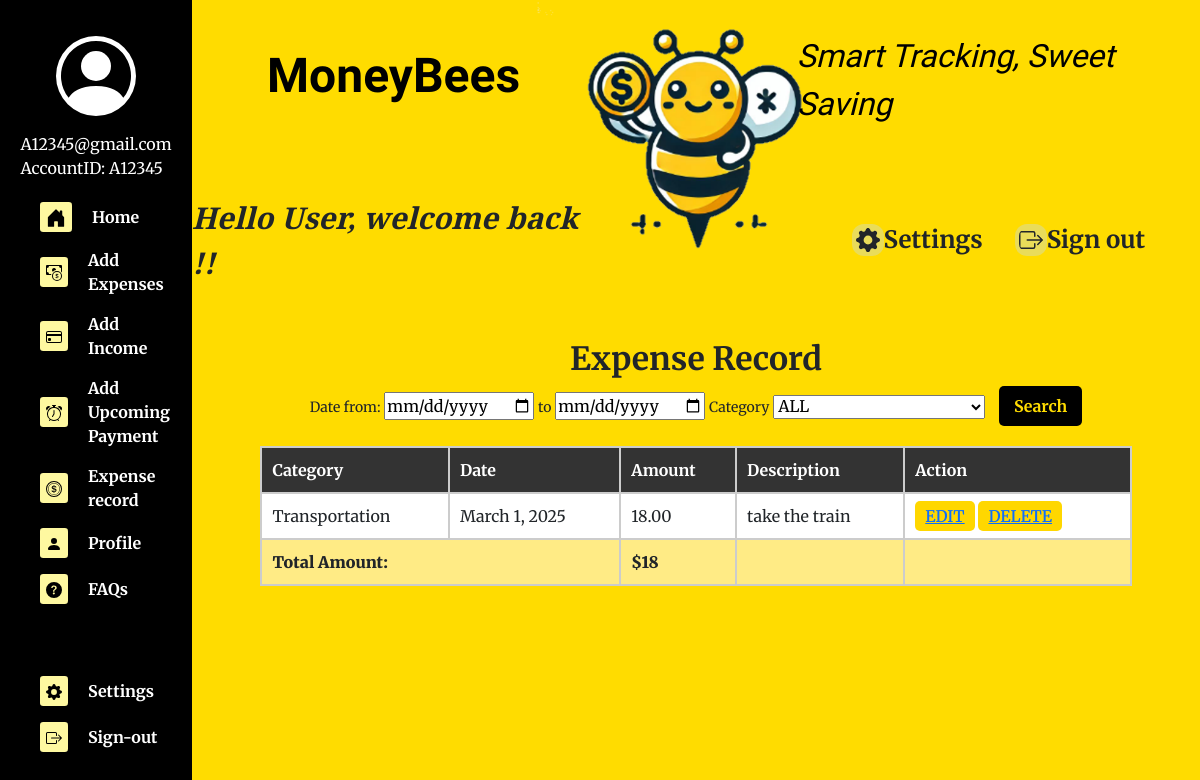
The page /finance/expense-record/ on the database as committed earlier.
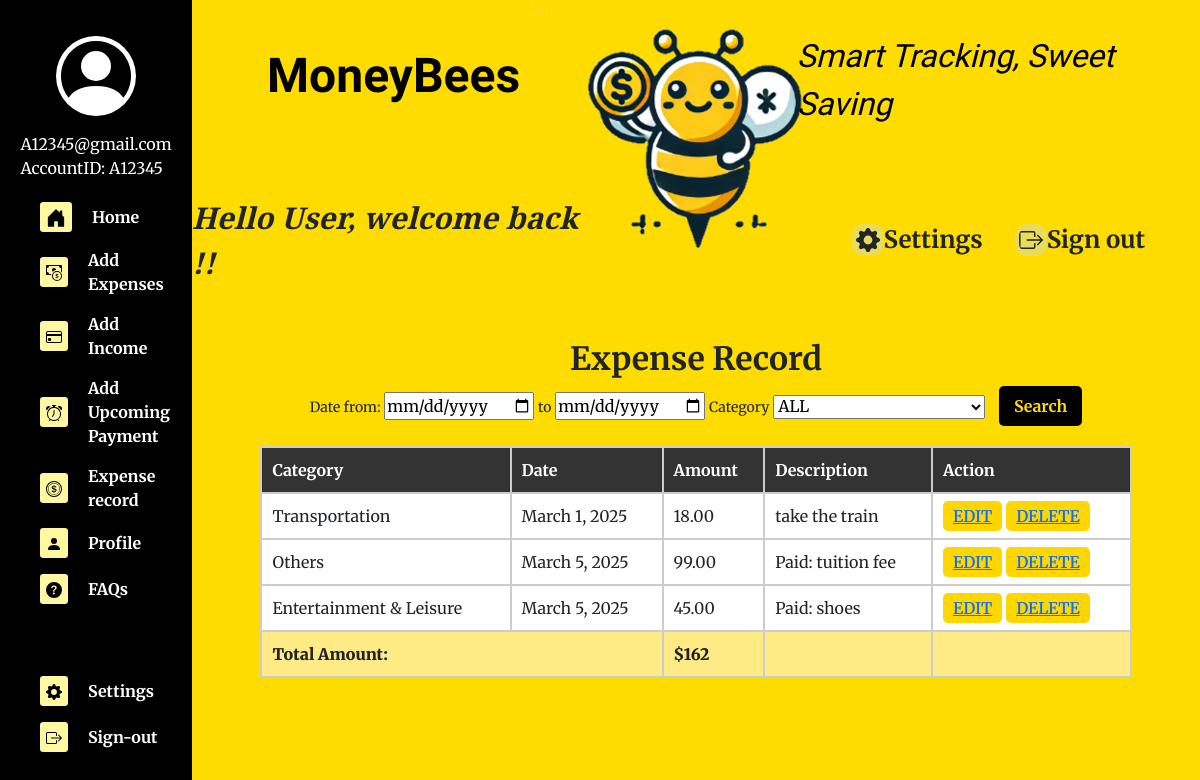
The same page on the database as committed later.
### finance/models.py (models this page shows, shortened)
class Expense(models.Model):
    id = models.AutoField(primary_key=True)
    user = models.ForeignKey(User, on_delete=models.CASCADE)
    category = models.ForeignKey(ExpenseCategory, on_delete=models.CASCADE)
    amount = models.DecimalField(max_digits=10, decimal_places=2, default=0.00)
    date = models.DateField()
    description = models.CharField(max_length=255, null=True, blank=True)
    class Meta:
        verbose_name_plural = "expense"

class ExpenseCategory(models.Model):
    id = models.AutoField(primary_key=True)
    name = models.CharField(max_length=128)
    class Meta:
        verbose_name_plural = "expense_category"
    def __str__(self):
        return self.name

### finance/views.py (the view)
# urls.py: path('expense-record/', expense_record_view, name='expense_record'),
def expense_record_view(request):
    categories = ExpenseCategory.objects.all()
    expenses = Expense.objects.all()
    start_date = request.GET.get('start_date')
    end_date = request.GET.get('end_date')
    category = request.GET.get('category')
    try:
        if start_date:
            start_date = datetime.strptime(start_date, "%Y-%m-%d").date()
        if end_date:
            end_date = datetime.strptime(end_date, "%Y-%m-%d").date()
    except ValueError:
        start_date, end_date = None, None
    if start_date and end_date:
        expenses = expenses.filter(date__range=[start_date, end_date])
    elif start_date:
        expenses = expenses.filter(date__gte=start_date)
    elif end_date:
        expenses = expenses.filter(date__lte=end_date)
    if category and category != "ALL":
        expenses = expenses.filter(category__name=category)
    total_amount = expenses.aggregate(Sum('amount'))['amount__sum'] or 0
    return render(request, 'finance/expenseRecord.html', {
        'categories': categories,
        'expenses': expenses,
        'total_amount': total_amount,
        "show_topbar": True
    })

### templates/finance/expenseRecord.html (shortened to what this page needs)
{% extends "finance/sidebar.html" %}
{% block style %}
{% load static %}
<link rel="stylesheet" href="{% static 'css/expenseRecord.css' %}">
{{ block.super }}
{% endblock %}
{% block main %}
<div>
    <main>
        <div class="expense-container">
            <h2>Expense Record</h2>
            <div class="date-filter">
                <label for="start_date">Date from:</label>
                <input type="date" id="start_date" name="start_date">
                <label for="end_date">to</label>
                <input type="date" id="end_date" name="end_date">
                <label for="category">Category</label>
                <select id="category" name="category">
                    <option value="ALL">ALL</option>
                </select>
                <button id="search-btn" class="search-btn">Search</button>
            </div>
            <table class="expense-table">
                <thead>
                    <tr>
                        <th>Category</th>
                        <th>Date</th>
                        <th>Amount</th>
                        <th>Description</th>
                        <th>Action</th>
                    </tr>
                </thead>
                <tbody>
                    {% for expense in expenses %}
                    <tr>
                        <td>{{ expense.category }}</td>
                        <td>{{ expense.date }}</td>
                        <td>{{ expense.amount }}</td>
                        <td>{{ expense.description }}</td>
                        <td>
                            <a href="{% url 'finance:edit_expense' expense.id %}" class="edit-btn">EDIT</a>
                            <a href="{% url 'finance:delete_expense' expense.id %}" class="delete-btn">DELETE</a>
                        </td>
                    </tr>
                    {% endfor %}
                </tbody>
                <tfoot>
                    <tr>
                        <td colspan="2"><strong>Total Amount:</strong></td>
                        <td><strong>${{ total_amount }}</strong></td>
                        <td></td>
                        <td></td>
                    </tr>
                </tfoot>
            </table>
        </div>
    </main>
</div>
{% endblock %}

### templates/finance/sidebar.html (shortened to what this page needs)
{% extends "base.html" %}
{% block style %}
  {% load static %}
  <link rel="stylesheet" href="{% static 'css/sidebar.css' %}">
{% endblock %}
{% block content %}
<div class="display" >
    <nav class="sidebar" >
        <div class="sidebar-profile">
            <svg  width="80" height="80" fill="currentColor" viewBox="0 0 16 16" style="margin:1rem">
                <path d="M11 6a3 3 0 1 1-6 0 3 3 0 0 1 6 0"/>
                <path fill-rule="evenodd" d="M0 8a8 8 0 1 1 16 0A8 8 0 0 1 0 8m8-7a7 7 0 0 0-5.468 11.37C3.242 11.226 4.805 10 8 10s4.757 1.225 5.468 2.37A7 7 0 0 0 8 1"/>
              </svg></br>
            <div> A12345@gmail.com </br> AccountID: A12345 </div>
        </div>
        <ul >
            <li class="nav-item">
              <div class="icon-container">
              </div>
              <a class="nav-link active" href="/finance/home">Home</a>
            </li>
            <li class="nav-item">
              <div class="icon-container">
              </div>
              <a class="nav-link" href="/finance/add_expense">Add Expenses</a>
            </li>
            <li class="nav-item">
              <div class="icon-container">
              </div>
              <a class="nav-link" href="/finance/add_income">Add Income</a>
            </li>
            <li class="nav-item">
              <div class="icon-container">
              </div>
              <a class="nav-link"  href="/finance/upcomingExpense">Add Upcoming Payment</a>
            </li>
            <li class="nav-item">
              <div class="icon-container">
              </div>
              <a class="nav-link" href="/finance/expense-record">Expense record</a>
            </li>
            <li class="nav-item">
              <div class="icon-container">
                <svg xmlns="http://www.w3.org/2000/svg" width="16" height="16" fill="currentColor" class="bi bi-person-fill" viewBox="0 0 16 16">
                  <path d="M3 14s-1 0-1-1 1-4 6-4 6 3 6 4-1 1-1 1zm5-6a3 3 0 1 0 0-6 3 3 0 0 0 0 6"/>
                </svg>
              </div>
              <a class="nav-link" href="/finance/profile">Profile</a>
            </li>
            <li class="nav-item">
              <div class="icon-container">
              </div>
              <a class="nav-link" href="/finance/faq">FAQs</a>
            </li>
            <li class="nav-item" style="margin-top: 72px;">
                <div class="icon-container">
                </div>
              <a class="nav-link" href="/finance/settings">Settings</a>
            </li>
            <li class="nav-item">
              <div class="icon-container">
              </div>
              <a class="nav-link" href="../../users/login">Sign-out</a>
            </li>
        </ul>
      </nav>
    <main class="main">
      {% if show_topbar %}
       {% include "finance/topbar.html" %}
      {% endif %}
      {% block main %} {% endblock %}
    </main>
</div>
{% endblock %}

### templates/base.html (shortened to what this page needs)
{% load static %}
<!DOCTYPE html>
<html lang="en">
  <head>
    <link
      href="https://cdn.jsdelivr.net/npm/bootstrap@5.2.3/dist/css/bootstrap.min.css"
      rel="stylesheet"
    />
    <link rel="stylesheet" href="{% static 'css/style.css' %}">
    {% block style %}{% endblock %}
  </head>
  <body>
    <div>
      {% block content %}{% endblock %}
    </div>
  </body>
</html>

### templates/finance/topbar.html (shortened to what this page needs)
{% load static %}
{% block style %}
  {% load static %}
  <link rel="stylesheet" href="{% static 'css/topbar.css' %}">
{% endblock %}
<div class="topbar">
    <h1 class="fw-bold mb-logo"> MoneyBees </h1>
    <img src="{% static 'images/moneybees.png' %}"   alt="Moneybees Logo" style="grid-row:span 2; width: 320px;" />
    <div class="mb-logo" style="font-size:2rem; font-style:italic">Smart Tracking, Sweet Saving</div>
    <div class="font1"> Hello User, welcome back !!</div>
    <div class= "topbar-icon-container">
        <div class="topbar-icon">
            <div>Settings</div>
        </div>
        <div class="topbar-icon">
            <div>Sign out</div>
        </div>
    </div>
</div>

### static/css/style.css (style rules this page uses)
label { margin: 10px 0 5px; font-size: 14px; }

### static/css/expenseRecord.css (style rules this page uses)
body { font-family: 'Merriweather', serif; }
.expense-container h2 { font-family: 'Merriweather', serif; font-weight: 700; font-size: 2rem; }
.expense-container { display: flex; flex-direction: column; align-items: center; justify-content: center; text-align: center; width: 100%; padding: 20px; }
.expense-table { width: 90%; max-width: 900px; border-collapse: collapse; margin-top: 20px; background: white; }
.expense-table thead { background-color: #333; color: white; font-weight: bold; }
.expense-table th, .expense-table td { border: 2px solid #ccc; padding: 10px; text-align: left; }
.expense-table tfoot { background-color: #FFEB85; font-weight: bold; }
.date-filter label, .date-filter select, .date-filter input { font-family: 'Merriweather', serif; font-weight: 400; }
.expense-table { font-family: 'Merriweather', serif; font-size: 16px; }
.edit-btn { font-family: 'Merriweather', serif; font-weight: 600; background-color: #FFD700; border: none; padding: 5px 10px; cursor: pointer; border-radius: 5px; }
.search-btn { background-color: #000; color: #FFDC00; font-weight: bold; border: none; padding: 8px 15px; border-radius: 5px; cursor: pointer; margin-left: 10px; }
.delete-btn { font-family: 'Merriweather', serif; font-weight: 600; background-color: #FFD700; border: none; padding: 5px 10px; cursor: pointer; border-radius: 5px; }

### static/css/sidebar.css (style rules this page uses)
.display { display: grid; grid-template-columns: 16% 1fr; overflow-y: hidden; }
.sidebar { grid-column: 1; height: 100vh; background-color: #000000; color: white; padding: 20px; left: 0; top: 0; }
.sidebar ul { padding: 0; justify-self: center; margin-left: 20px; }
.sidebar ul li { margin-top: 16px; display: flex; align-items: center; font-weight: bold; }
.sidebar ul li a { color: white; text-decoration: none; }
.sidebar-profile { justify-items: center; align-items: center; height: 150px; margin-bottom: 32px; }
.main { grid-column: 2; background-color: #FFDC00; height: 100vh; overflow-y: scroll; scrollbar-width: none; }
.icon-container { background-color: #fef8a0; padding: 2px 6px 4px 6px; border-radius: 0.2rem; margin-right: 20px; color: black; }

### static/css/topbar.css (style rules this page uses)
.topbar { display: grid; grid-template-columns: 40% 20% 40%; grid-template-rows: 1fr 1fr; place-items: center; }
.mb-logo { font-family: 'Bagel Fat One', cursive; font-size: 3rem; color: #000; }
.font1 { font-family: "EB Garamond", serif; font-optical-sizing: auto; font-weight: bold; font-style: italic; font-size: 30px; }
.topbar-icon-container { display: flex; font-weight: bold; font-size: 24px; }
.topbar-icon { display: flex; padding: 1rem; align-items: anchor-center; }
.topbar-icon svg { background-color: #E9DC5A; padding: 4px; border-radius: 12px; }

Rows that differ between the two databases and show on the page:
added Expense: category "Others", date "March 5, 2025", amount "99.00", description "Paid: tuition fee"
added Expense: category "Entertainment & Leisure", date "March 5, 2025", amount "45.00", description "Paid: shoes"
Other text that changed with them:
{{ total_amount }}: "18" → "162"
